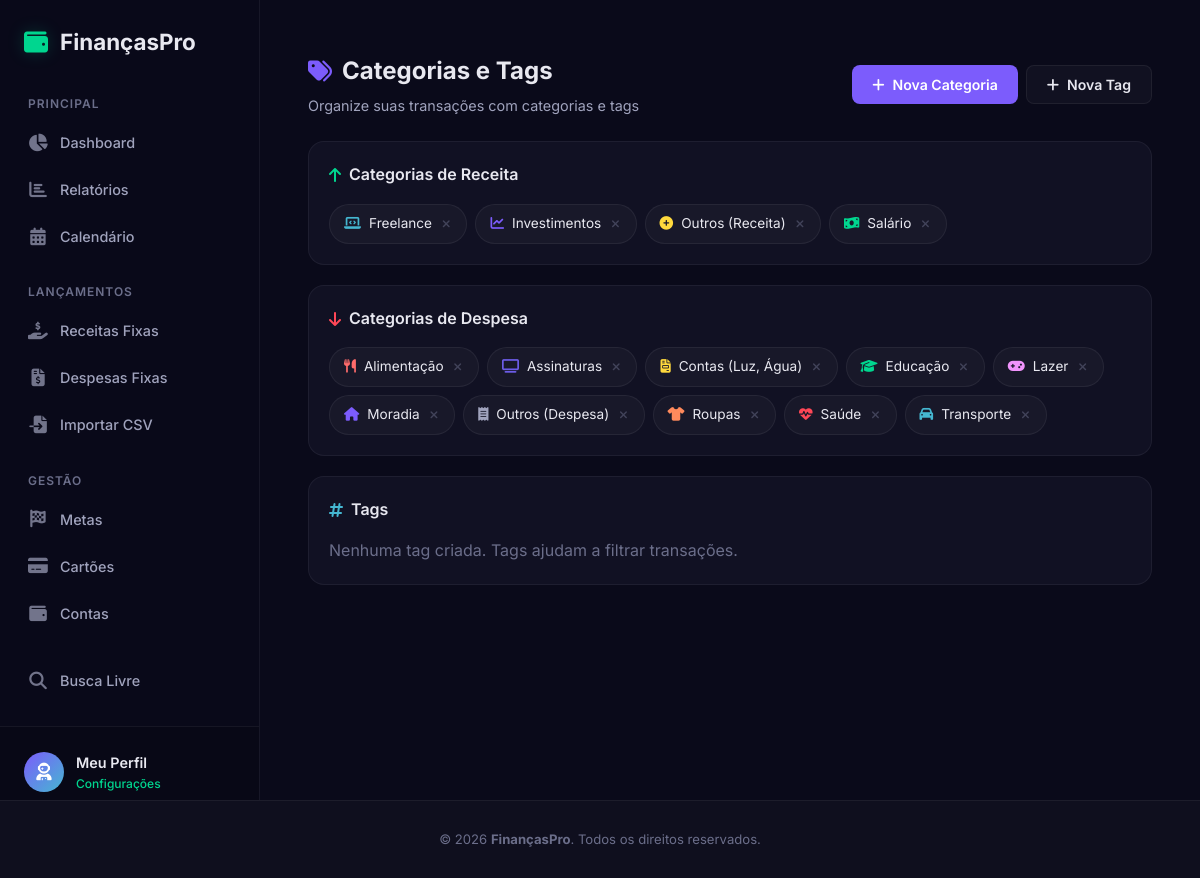
Before: /categorias with the older database file.
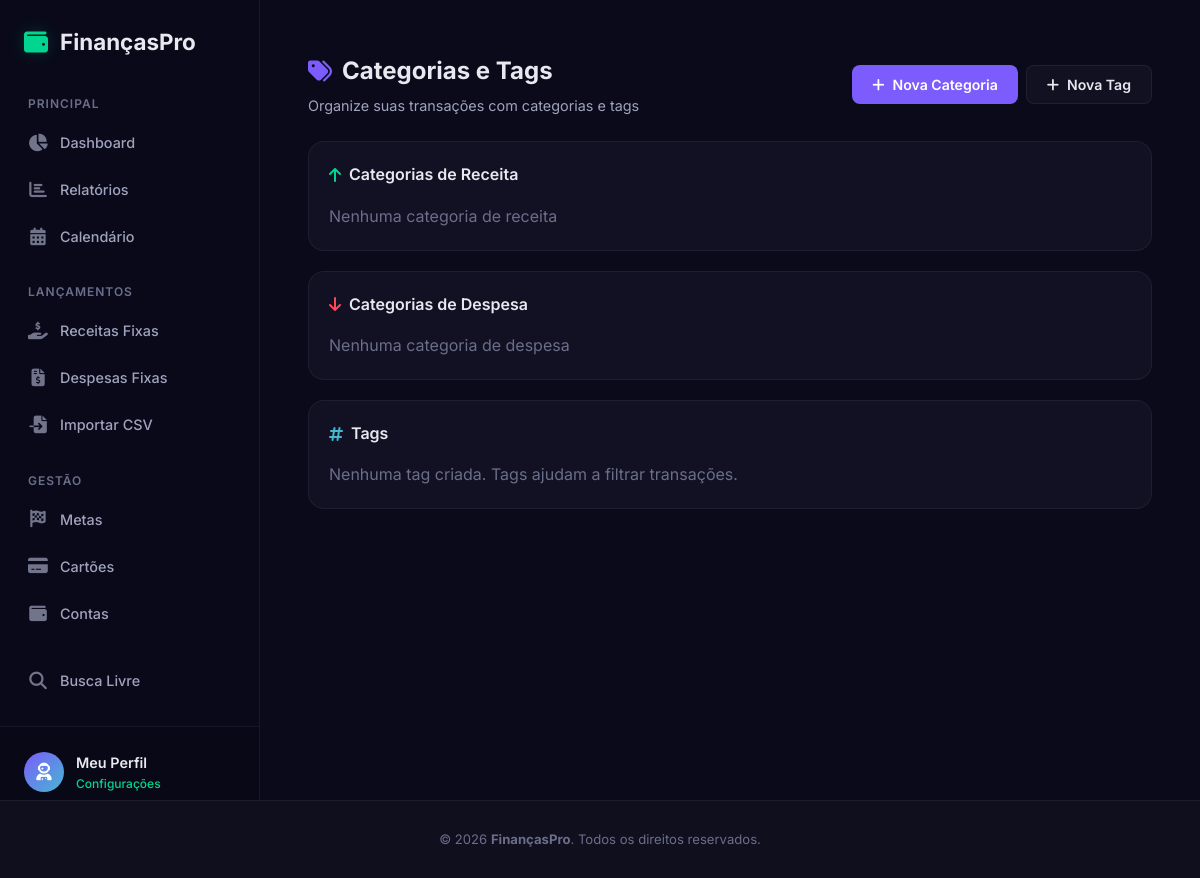
After: the same page with the newer database file.
### app.py (models this page shows)
class Categoria(db.Model):
    id = db.Column(db.Integer, primary_key=True)
    nome = db.Column(db.String(50), nullable=False)
    tipo = db.Column(db.String(10), nullable=False)  # 'receita', 'despesa', 'ambos'
    icone = db.Column(db.String(30), default='fa-tag')
    cor = db.Column(db.String(7), default='#7c5cfc')
    usuario_id = db.Column(db.Integer, db.ForeignKey('usuario.id'), nullable=False)
    transacoes = db.relationship('Transacao', backref='categoria_rel', lazy=True)
    transacoes_fixas = db.relationship('TransacaoFixa', backref='categoria_rel', lazy=True)
    orcamentos = db.relationship('Orcamento', backref='categoria_rel', lazy=True)

### app.py (the view)
@app.route('/categorias')
def categorias():
    usuario = get_user()
    cats = Categoria.query.filter_by(usuario_id=usuario.id).order_by(Categoria.tipo, Categoria.nome).all()
    return render_template('categorias.html', categorias=cats)

### app.py (called while the page is built, shortened)
def get_user():
    usuario = Usuario.query.first()
    return usuario

@app.before_request
def processar_automaticos():
    if request.path.startswith('/static/'):
        return
    usuario = get_user()
    if not usuario:
        return
    hoje = date.today()
    chave_cache = f"{usuario.id}_{hoje.isoformat()}"
    if chave_cache in cache_processamento:
        return

@app.context_processor
def inject_user():
    return dict(usuario=get_user())

def processar_automaticos(usuario):
    hoje = date.today()
    chave = f"{usuario.id}-{hoje.isoformat()}"
    if chave in _automaticos_cache:
        return

@app.before_request
def auto_processar():
    if request.endpoint and request.endpoint != 'static':
        try:
            usuario = Usuario.query.first()
            if usuario:
                processar_automaticos(usuario)
        except Exception:
            pass

### templates/categorias.html (shortened to what this page needs)
{% extends 'base.html' %}
{% block content %}
<section class="page-section">
    <div class="page-header">
        <div>
            <h1><i class="fas fa-tags"></i> Categorias e Tags</h1>
            <p class="page-subtitle">Organize suas transações com categorias e tags</p>
        </div>
        <div class="page-actions">
            <button class="btn btn-primary" onclick="openModal('addCatModal')">
                <i class="fas fa-plus"></i> Nova Categoria
            </button>
            <button class="btn btn-glass" onclick="openModal('addTagModal')">
                <i class="fas fa-plus"></i> Nova Tag
            </button>
        </div>
    </div>
    <div class="section-card">
        <div class="section-card-header">
            <h2><i class="fas fa-arrow-up" style="color: var(--accent-green)"></i> Categorias de Receita</h2>
        </div>
        <div class="items-grid">
            {% for cat in categorias if cat.tipo == 'receita' %}
            <div class="item-chip">
                <i class="fas {{ cat.icone }}" style="color: {{ cat.cor }}"></i>
                <span>{{ cat.nome }}</span>
                <form action="{{ url_for('excluir_categoria', id=cat.id) }}" method="POST" class="inline-form"
                    onsubmit="return confirm('Excluir categoria {{ cat.nome }}?')">
                    <button type="submit" class="chip-delete"><i class="fas fa-times"></i></button>
                </form>
            </div>
            {% else %}
            <p class="text-muted">Nenhuma categoria de receita</p>
            {% endfor %}
        </div>
    </div>
    <div class="section-card">
        <div class="section-card-header">
            <h2><i class="fas fa-arrow-down" style="color: var(--accent-red)"></i> Categorias de Despesa</h2>
        </div>
        <div class="items-grid">
            {% for cat in categorias if cat.tipo == 'despesa' %}
            <div class="item-chip">
                <i class="fas {{ cat.icone }}" style="color: {{ cat.cor }}"></i>
                <span>{{ cat.nome }}</span>
                <form action="{{ url_for('excluir_categoria', id=cat.id) }}" method="POST" class="inline-form"
                    onsubmit="return confirm('Excluir categoria {{ cat.nome }}?')">
                    <button type="submit" class="chip-delete"><i class="fas fa-times"></i></button>
                </form>
            </div>
            {% else %}
            <p class="text-muted">Nenhuma categoria de despesa</p>
            {% endfor %}
        </div>
    </div>
    <div class="section-card">
        <div class="section-card-header">
            <h2><i class="fas fa-hashtag" style="color: var(--accent-blue)"></i> Tags</h2>
        </div>
        <div class="items-grid">
            {% set user_tags = [] %}
            {% for tag in usuario.tags %}
            <div class="item-chip" style="border-color: {{ tag.cor }}40">
                <span class="tag-dot" style="background: {{ tag.cor }}"></span>
                <span>{{ tag.nome }}</span>
                <form action="{{ url_for('excluir_tag', id=tag.id) }}" method="POST" class="inline-form"
                    onsubmit="return confirm('Excluir tag {{ tag.nome }}?')">
                    <button type="submit" class="chip-delete"><i class="fas fa-times"></i></button>
                </form>
            </div>
            {% else %}
            <p class="text-muted">Nenhuma tag criada. Tags ajudam a filtrar transações.</p>
            {% endfor %}
        </div>
    </div>
</section>
{% endblock %}

### templates/base.html (shortened to what this page needs)
<!DOCTYPE html>
<html lang="pt-br" data-theme="{{ usuario.tema }}">
<head>
    <link rel="stylesheet" href="https://cdnjs.cloudflare.com/ajax/libs/font-awesome/6.5.1/css/all.min.css">
    <link rel="stylesheet" href="{{ url_for('static', filename='style.css') }}">
</head>
<body>
    <aside class="sidebar" id="sidebar">
        <div class="sidebar-header">
            <a href="{{ url_for('home') }}" class="sidebar-logo">
                <i class="fas fa-wallet"></i>
                <span>FinançasPro</span>
            </a>
        </div>
        <div class="sidebar-content">
            <div class="sidebar-group">
                <p class="sidebar-group-title">Principal</p>
                <ul class="sidebar-links">
                    <li><a href="{{ url_for('dashboard') }}"
                            class="{% if request.endpoint == 'dashboard' %}active{% endif %}"><i
                                class="fas fa-chart-pie"></i> Dashboard</a></li>
                    <li><a href="{{ url_for('relatorios') }}"
                            class="{% if request.endpoint == 'relatorios' %}active{% endif %}"><i
                                class="fas fa-chart-bar"></i> Relatórios</a></li>
                    <li><a href="{{ url_for('calendario') }}"
                            class="{% if request.endpoint == 'calendario' %}active{% endif %}"><i
                                class="fas fa-calendar-alt"></i> Calendário</a></li>
                </ul>
            </div>
            <div class="sidebar-group">
                <p class="sidebar-group-title">Lançamentos</p>
                <ul class="sidebar-links">
                    <li><a href="{{ url_for('transacoes_fixas', tipo='receita') }}"
                            class="{% if request.endpoint == 'transacoes_fixas' and request.view_args.get('tipo') == 'receita' %}active{% endif %}"><i
                                class="fas fa-hand-holding-usd"></i> Receitas Fixas</a></li>
                    <li><a href="{{ url_for('transacoes_fixas', tipo='despesa') }}"
                            class="{% if request.endpoint == 'transacoes_fixas' and request.view_args.get('tipo') == 'despesa' %}active{% endif %}"><i
                                class="fas fa-file-invoice-dollar"></i> Despesas Fixas</a></li>
                    <li><a href="{{ url_for('importar') }}"
                            class="{% if request.endpoint == 'importar' %}active{% endif %}"><i
                                class="fas fa-file-import"></i> Importar CSV</a></li>
                </ul>
            </div>
            <div class="sidebar-group">
                <p class="sidebar-group-title">Gestão</p>
                <ul class="sidebar-links">
                    <li><a href="{{ url_for('metas') }}"
                            class="{% if request.endpoint == 'metas' %}active{% endif %}"><i
                                class="fas fa-flag-checkered"></i> Metas</a></li>
                    <li><a href="{{ url_for('cartoes') }}"
                            class="{% if request.endpoint == 'cartoes' %}active{% endif %}"><i
                                class="fas fa-credit-card"></i> Cartões</a></li>
                    <li><a href="{{ url_for('contas') }}"
                            class="{% if request.endpoint == 'contas' %}active{% endif %}"><i
                                class="fas fa-wallet"></i> Contas</a></li>
                </ul>
            </div>
            <div class="sidebar-group">
                <ul class="sidebar-links">
                    <li><a href="{{ url_for('busca') }}"
                            class="{% if request.endpoint == 'busca' %}active{% endif %}"><i class="fas fa-search"></i>
                            Busca Livre</a></li>
                </ul>
            </div>
        </div>
        <div class="sidebar-footer">
            <a href="{{ url_for('perfil') }}" class="sidebar-user {% if request.endpoint == 'perfil' %}active{% endif %}">
                <div class="user-avatar">
                    <i class="fas fa-user-astronaut"></i>
                </div>
                <div class="user-info">
                    <span class="user-name">Meu Perfil</span>
                    <span class="user-role">Configurações</span>
                </div>
            </a>
        </div>
    </aside>
    <main class="main-content">
        {% block content %}{% endblock %}
    </main>
    <footer class="footer">
        <div class="footer-container">
            <p>&copy; 2026 <strong>FinançasPro</strong>. Todos os direitos reservados.</p>
        </div>
    </footer>
</body>
</html>

Changed rows visible on the page:
removed Categoria: nome "Freelance", shown under "Categorias de Receita"
removed Categoria: nome "Investimentos", shown under "Categorias de Receita"
removed Categoria: nome "Outros (Receita)", shown under "Categorias de Receita"
removed Categoria: nome "Salário", shown under "Categorias de Receita"
removed Categoria: nome "Alimentação", shown under "Categorias de Despesa"
removed Categoria: nome "Assinaturas", shown under "Categorias de Despesa"
removed Categoria: nome "Contas (Luz, Água)", shown under "Categorias de Despesa"
removed Categoria: nome "Educação", shown under "Categorias de Despesa"
removed Categoria: nome "Lazer", shown under "Categorias de Despesa"
removed Categoria: nome "Moradia", shown under "Categorias de Despesa"
removed Categoria: nome "Outros (Despesa)", shown under "Categorias de Despesa"
removed Categoria: nome "Roupas", shown under "Categorias de Despesa"
removed Categoria: nome "Saúde", shown under "Categorias de Despesa"
removed Categoria: nome "Transporte", shown under "Categorias de Despesa"
Other visible differences:
text now shown: "Nenhuma categoria de receita Nenhuma categoria de despesa"
